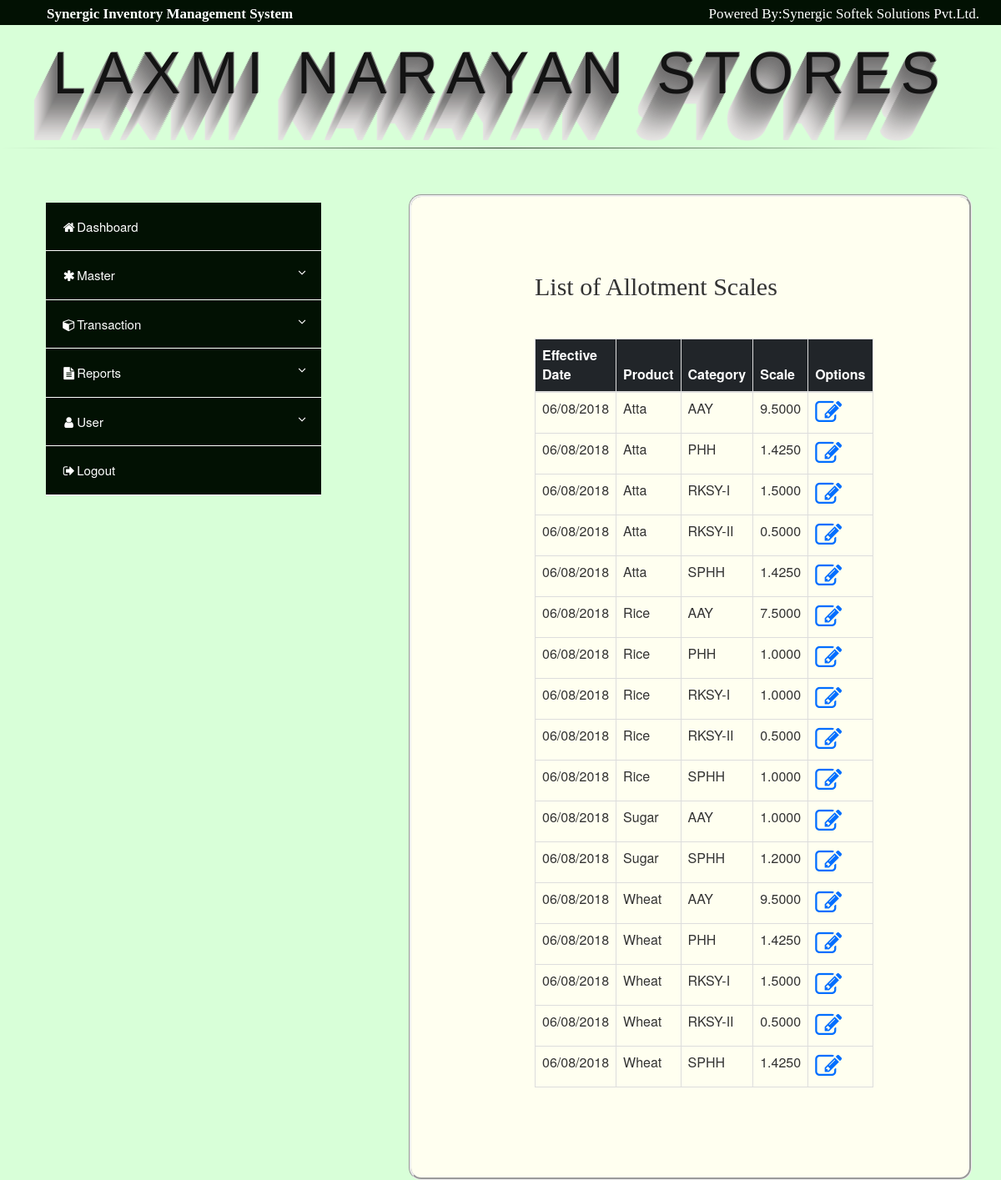
Screenshot of /masters/allot_scale_view.php (signed in) with the database file from the repository.
### tables this page shows
CREATE TABLE `m_allot_scale` (
  `sl_no` int(11) NOT NULL,
  `effective_dt` date NOT NULL,
  `prod_desc` varchar(150) NOT NULL,
  `prod_catg` varchar(50) NOT NULL,
  `per_unit` varchar(20) DEFAULT NULL,
  `unit_val` decimal(10,4) DEFAULT NULL,
  `created_by` varchar(50) DEFAULT NULL,
  `created_dt` datetime DEFAULT NULL,
  `modified_by` varchar(50) DEFAULT NULL,
  `modified_dt` datetime DEFAULT NULL
);

### masters/allot_scale_view.php (the view, shortened to what this page needs)
<?php
	require("../db/db_connect.php");
	$rtv="select sl_no,effective_dt,prod_desc,prod_catg,per_unit,unit_val from m_allot_scale
		order by effective_dt,prod_desc,prod_catg";
	$result=mysqli_query($db_connect,$rtv);
?>
<html>
    <head>
        <link rel="stylesheet" href="https://maxcdn.bootstrapcdn.com/bootstrap/3.3.7/css/bootstrap.min.css">
        <link rel="stylesheet" type="text/css" href="../css/form_design.css">
        <link rel="stylesheet" type="text/css" href="../css/dashboard.css">
        <link rel="stylesheet" href="https://cdnjs.cloudflare.com/ajax/libs/font-awesome/4.7.0/css/font-awesome.min.css">
    <head>
    <body class="body">
        <?php require '../post/nav.php'; ?>
        <h1 class='elegantshadow'>Laxmi Narayan Stores</h1>
        <hr class='hr'>
        <div class="container" style="margin-left: 10px">
            <div class="row">
                <div class="col-lg-4 col-md-6">
                    <?php require("../post/menu.php"); ?>
                </div>
                <div class="col-lg-8 col-md-6">
                    <div class="container-contact1">
                            <span class="contact1-form-title" style="text-align: center;">
                             List of Allotment Scales
                            </span>
                        <table class="table table-bordered table-hover">
                            <thead style="background-color: #212529; color: #fff;">
                                <tr>
                                    <th>Effective Date</th>
                                    <th>Product</th>
                                    <th>Category</th>
                                    <th>Scale</th>
                                    <th>Options</th>
                                </tr>
                            </thead>
                            <tbody>
                            <?php
                                if($result){
                                    if(mysqli_num_rows($result) > 0){
                                        while($rtv_data=mysqli_fetch_assoc($result)){
                                            $sl_no=$rtv_data['sl_no'];
                                            $eftdt=$rtv_data['effective_dt'];
                                            $proddesc=$rtv_data['prod_desc'];
                                            $prodcatg=$rtv_data['prod_catg'];
                                            $unit_val=$rtv_data['unit_val'];
                                            ?>
                                            <tr>
                                                <td><?php echo date('d/m/Y',strtotime($eftdt)); ?></td>
                                                <td><?php echo $proddesc; ?></td>
                                                <td><?php echo $prodcatg; ?></td>
                                                <td><?php echo $unit_val; ?></td>
                                                <td>
                                                    <a href="../edit/allot_edit.php?sl_no=<?php echo $sl_no;?>&prod_desc=<?php echo $proddesc; ?>&effective_dt=<?php
                                                    echo $eftdt; ?>  " >
                                                        <i class="fa fa-edit fa-2x" style="color: #006eff"></i></a></td>
                                            </tr>
                                            <?php
                                        }
                                    }
                                }
                            ?>
                            </tbody>
                        </table>
                    </div>
                </div>
            </div>
        </div>
    </body>
</html>

### css/form_design.css (style rules this page uses)
h1,h2,h3,h4,h5,h6 { margin: 0px; }
.container-contact1 { width: auto; background: #fffff0; border-radius: 15px; display: -webkit-box; display: -webkit-flex; display: -moz-box; display: -ms-flexbox; display: flex; flex-wrap: wrap; justify-content: space-between; align-items: center; padding: 90px 130px 88px 148px; border-style: groove; margin-top: 35px; margin-left: 75px; }
.contact1-form-title { display: block; font-family: Montserrat-ExtraBold; font-size: 30px; color: #333333; line-height: 1.2; text-align: center; padding-bottom: 44px; }
a { text-decoration :none; color: #021103; }

### css/dashboard.css (style rules this page uses)
body { margin: 0; }
.body { background-color: #c5ffc6ab; margin: 0; }
.hr { display: block; width: 100%; margin-top:30px; border: 0; height: 1px; background-image: linear-gradient(to right,rgba(0,0,0,0),rgba(0,0,0,.75),rgba(0,0,0,0)); }
h1 { font-family: "Avant Garde", Avantgarde, "Century Gothic", CenturyGothic, "AppleGothic", sans-serif; font-size: 70px; padding: 20px 10px; text-align: center; text-transform: uppercase; text-rendering: optimizeLegibility; }
.elegantshadow { color: #131313; //background-color: #d9e5d0; letter-spacing: .15em; text-shadow: 1px -1px 0 #767676, -1px 2px 1px #737272, -2px 4px 1px #767474, -3px 6px 1px #787777, -4px 8px 1px #7b7a7a, -5px 10px 1px #7f7d7d, -6px 12px 1px #828181, -7px 14px 1px #868585, -8px 16px 1px #8b8a89, -9px 18px 1px #8f8e8d, -10px 20px 1px #949392, -11px 22px 1px #999897, -12px 24px 1px #9e9c9c, -13px 26px 1px #a3a1a1, -14px 28px 1px #a8a6a6, -15px 30px 1px #adabab, -16px 32px 1px #b2b1b0, -17px 34px 1px #b7b6b5, -18px 36px 1px #bcbbba, -19px 38px 1px #c1bfbf, -20px 40px 1px #c6c4c4, -21px 42px 1px #cbc9c8, -22px 44px 1px #cfcdcd, -23px 46px 1px #d4d2d1, -24px 48px 1px #d8d6d5, -25px 50px 1px #dbdad9, -26px 52px 1px #dfdddc, -27px 54px 1px #e2e0df, -28px 56px 1px #e4e3e2; }

### rows the page displays
m_allot_scale: effective_dt "06/08/2018", prod_desc "Atta", prod_catg "AAY", unit_val "9.5000"
m_allot_scale: effective_dt "06/08/2018", prod_desc "Atta", prod_catg "PHH", unit_val "1.4250"
m_allot_scale: effective_dt "06/08/2018", prod_desc "Atta", prod_catg "RKSY-I", unit_val "1.5000"
m_allot_scale: effective_dt "06/08/2018", prod_desc "Atta", prod_catg "RKSY-II", unit_val "0.5000"
m_allot_scale: effective_dt "06/08/2018", prod_desc "Atta", prod_catg "SPHH", unit_val "1.4250"
m_allot_scale: effective_dt "06/08/2018", prod_desc "Rice", prod_catg "AAY", unit_val "7.5000"
m_allot_scale: effective_dt "06/08/2018", prod_desc "Rice", prod_catg "PHH", unit_val "1.0000"
m_allot_scale: effective_dt "06/08/2018", prod_desc "Rice", prod_catg "RKSY-I", unit_val "1.0000"
m_allot_scale: effective_dt "06/08/2018", prod_desc "Rice", prod_catg "RKSY-II", unit_val "0.5000"
m_allot_scale: effective_dt "06/08/2018", prod_desc "Rice", prod_catg "SPHH", unit_val "1.0000"
m_allot_scale: effective_dt "06/08/2018", prod_desc "Sugar", prod_catg "AAY", unit_val "1.0000"
m_allot_scale: effective_dt "06/08/2018", prod_desc "Sugar", prod_catg "SPHH", unit_val "1.2000"
m_allot_scale: effective_dt "06/08/2018", prod_desc "Wheat", prod_catg "AAY", unit_val "9.5000"
m_allot_scale: effective_dt "06/08/2018", prod_desc "Wheat", prod_catg "PHH", unit_val "1.4250"
m_allot_scale: effective_dt "06/08/2018", prod_desc "Wheat", prod_catg "RKSY-I", unit_val "1.5000"
m_allot_scale: effective_dt "06/08/2018", prod_desc "Wheat", prod_catg "RKSY-II", unit_val "0.5000"
m_allot_scale: effective_dt "06/08/2018", prod_desc "Wheat", prod_catg "SPHH", unit_val "1.4250"
